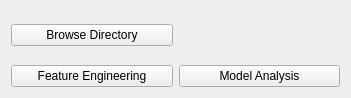
<?xml version="1.0" encoding="UTF-8"?>
<ui version="4.0">
 <class>Form</class>
 <widget class="QWidget" name="Form">
  <property name="geometry">
   <rect>
    <x>0</x>
    <y>0</y>
    <width>351</width>
    <height>98</height>
   </rect>
  </property>
  <property name="windowTitle">
   <string>Form</string>
  </property>
  <layout class="QVBoxLayout" name="verticalLayout">
   <item>
    <layout class="QHBoxLayout" name="horizontalLayout_2">
     <item>
      <widget class="QPushButton" name="browseDirectory_button">
       <property name="text">
        <string>Browse Directory</string>
       </property>
      </widget>
     </item>
     <item>
      <widget class="QLabel" name="directory_label">
       <property name="text">
        <string/>
       </property>
      </widget>
     </item>
    </layout>
   </item>
   <item>
    <layout class="QHBoxLayout" name="horizontalLayout">
     <item>
      <widget class="QPushButton" name="featureEngineering_button">
       <property name="text">
        <string>Feature Engineering</string>
       </property>
      </widget>
     </item>
     <item>
      <widget class="QPushButton" name="modelAnalysis_button">
       <property name="text">
        <string>Model Analysis</string>
       </property>
      </widget>
     </item>
    </layout>
   </item>
  </layout>
 </widget>
 <resources/>
 <connections/>
</ui>
